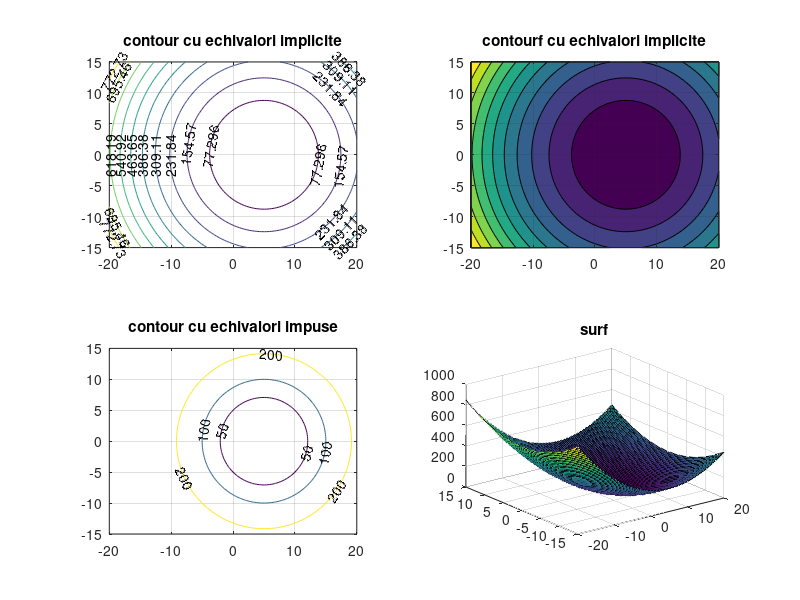

Source code (MATLAB):
clear all;
% script test - pentru a verifica corectitudinea apelurilor fct contour,
% contourf, surf
% Gabriela Ciuprina
% 2014 - toy script for my students

nx = 100;  % nr de pct pentru gridul de discretizare
ny = 100;
gridx = linspace(-20,20,nx);
gridy = linspace(-15,15,ny);
val = zeros(ny,nx);
for i = 1:nx
    for j = 1:ny
        val(j,i) = (gridx(i)-5)^2 + gridy(j)^2;
    end
end

figure(1);
clf;
subplot(2,2,1)
[c,h] = contour(gridx,gridy,val);
clabel(c,h);
daspect([1 1 1]);   % ca sa nu apara deformat
grid on;
title('contour cu echivalori implicite');
   
subplot(2,2,2)
contourf(gridx,gridy,val);
title('contourf cu echivalori implicite');
daspect([1 1 1]);
grid on;

subplot(2,2,3)
[c,h] = contour(gridx,gridy,val,[0 50 100 200]);
clabel(c,h);
daspect([1 1 1]);
grid on;
title('contour cu echivalori impuse');

subplot(2,2,4)
surf(gridx,gridy,val);
title('surf');